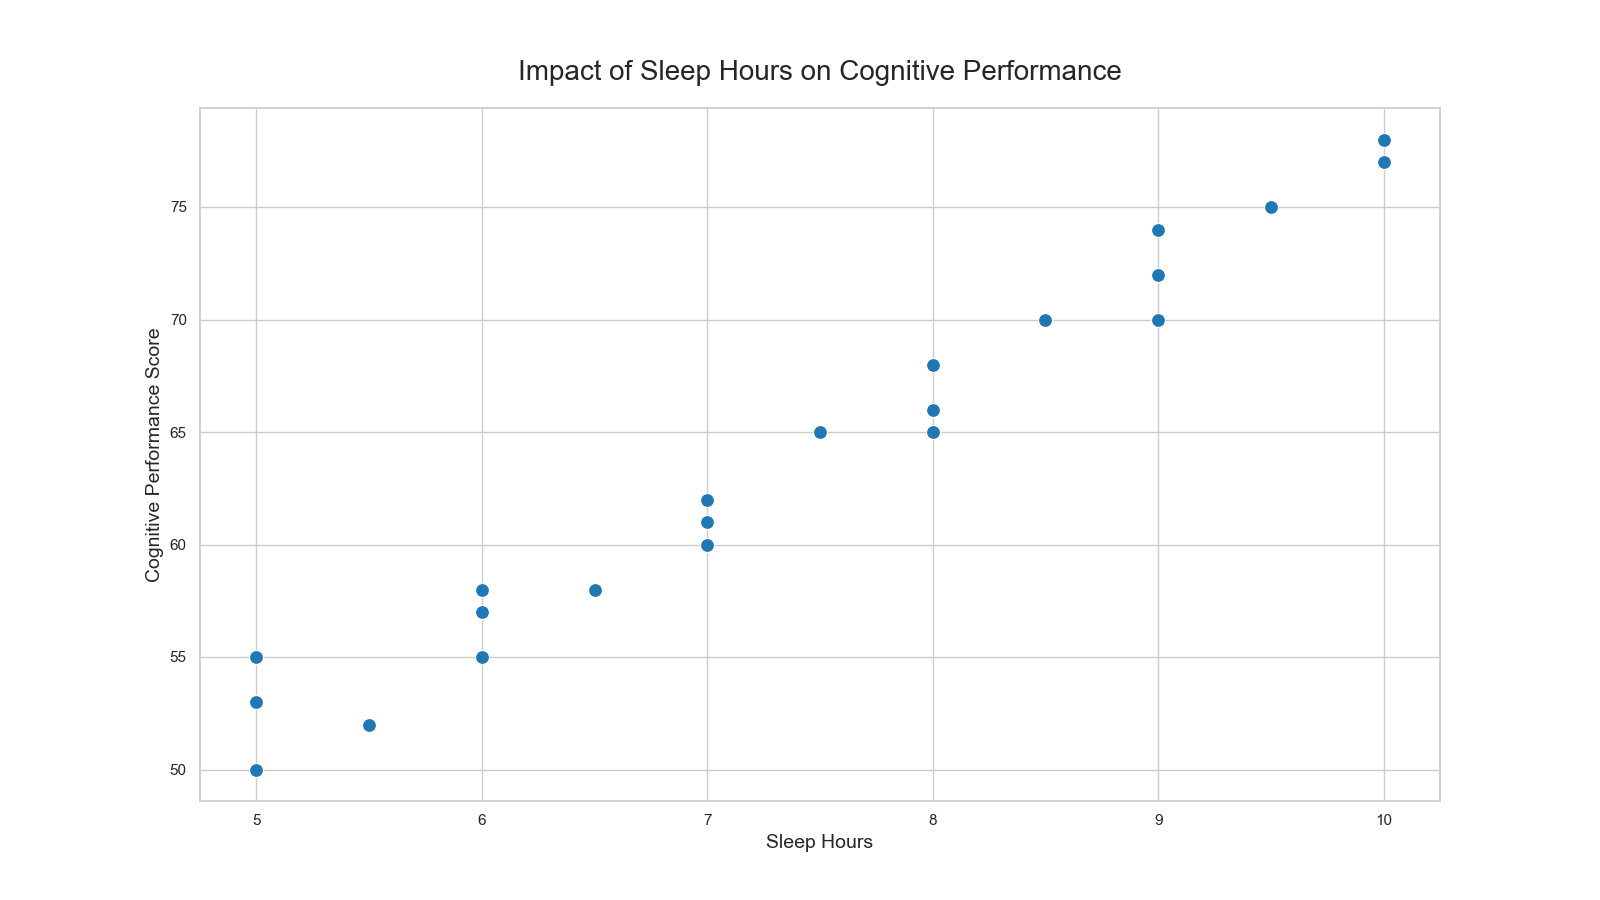

Here is the Python script that generated this plot:

import seaborn as sns
import pandas as pd
import matplotlib.pyplot as plt

# Load the dataset from the provided table data
data = {
    'SleepHours': [5, 5.5, 6, 6.5, 7, 7.5, 8, 8.5, 9, 9.5, 10, 5, 6, 7, 8, 9, 5, 6, 7, 8, 9, 10],
    'CognitivePerformanceScore': [50, 52, 55, 58, 62, 65, 68, 70, 72, 75, 78, 55, 58, 60, 65, 70, 53, 57, 61, 66, 74, 77]
}
df = pd.DataFrame(data)

# Set the aesthetic style of the plots
sns.set_theme(style="whitegrid")

# Create the scatter plot
plt.figure(figsize=(16, 9))
scatter_plot = sns.scatterplot(x='SleepHours', y='CognitivePerformanceScore',
                               data=df, color='#1f77b4', s=100)

# Set the chart title and labels
scatter_plot.set_title('Impact of Sleep Hours on Cognitive Performance', fontsize=20, pad=20)
scatter_plot.set_xlabel('Sleep Hours', fontsize=14)
scatter_plot.set_ylabel('Cognitive Performance Score', fontsize=14)

# Show the plot
plt.show()
